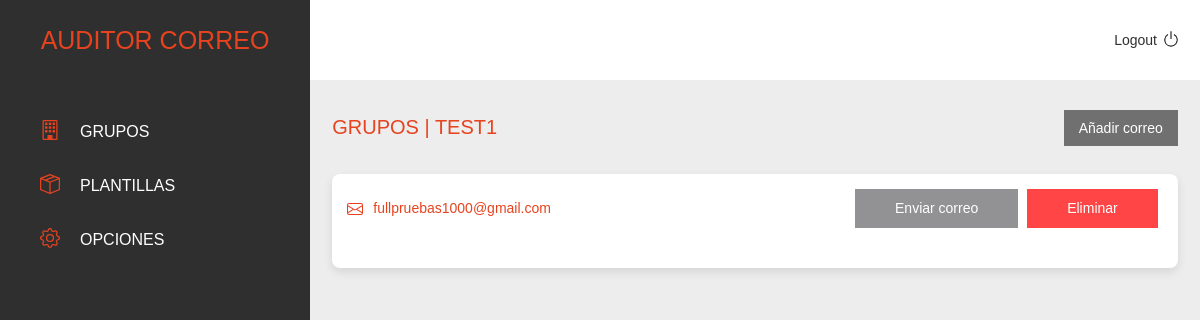
The app's page /grupos/3 (signed in), older data.
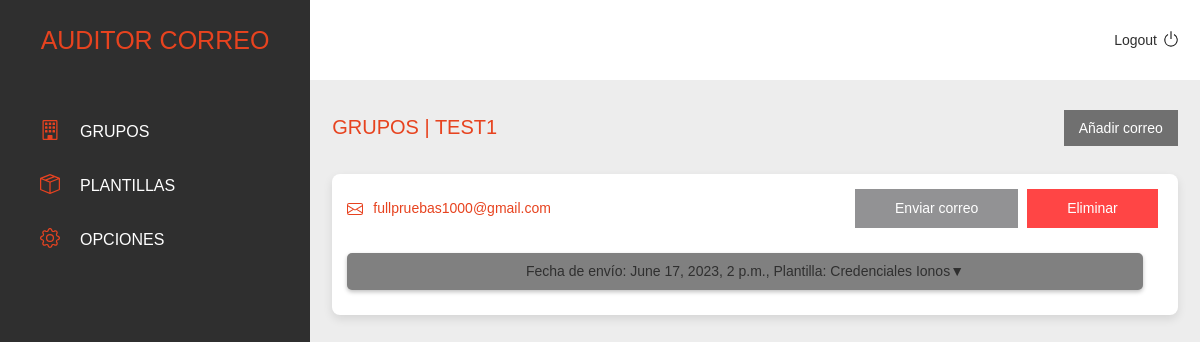
The same page, newer data.
### backend/grupos/models.py (models this page shows, shortened)
class Grupos(models.Model):
    id = models.AutoField(primary_key=True)
    nombre = models.CharField(max_length=50, null=True, blank=True)
    propietario = models.ForeignKey(User, on_delete=models.CASCADE)

### backend/correos/models.py (models this page shows)
class Correos(models.Model):
    id = models.AutoField(primary_key=True)
    correo = models.EmailField(max_length=35)
    grupo = models.ForeignKey(Grupos, on_delete=models.CASCADE)
    propietario = models.ForeignKey(User, on_delete=models.CASCADE)
    def __str__(self):
        return self.correo

### backend/smtp/models.py (models this page shows)
class Enviados(models.Model):
    fecha_envio = models.DateTimeField(auto_now_add=True)
    plantilla = models.ForeignKey(Plantillas, on_delete=models.CASCADE)
    correo = models.ForeignKey(Correos, on_delete=models.CASCADE)
    propietario = models.ForeignKey(User, on_delete=models.CASCADE)
    def __str__(self):
        return str(self.id)

### backend/plantillas/models.py (models this page shows, shortened)
class Plantillas(models.Model):
    OPCIONES = [
        ('phishing', 'phishing'),
        ('acceso', 'acceso'),
    ]
    id = models.AutoField(primary_key=True)
    tipo = models.CharField(max_length=20, choices=OPCIONES)
    nombre = models.CharField(max_length=50)
    asunto = models.CharField(max_length=100)
    mensaje = models.TextField()
    imagen = models.ImageField(upload_to='imagenes')
    plantilla = models.TextField()
    redireccion = models.CharField(max_length=200, null=True, blank=True)
    pdf = models.FileField(upload_to='imagenes', null=True, blank=True)
    emisor = models.ForeignKey(Emisores, on_delete=models.CASCADE)
    propietario = models.ForeignKey(User, null=True, on_delete=models.CASCADE)

### backend/correos/views.py (the view, shortened to what this page needs)
# urls.py: path('grupos/<str:id>', views.index, name='correos'),
@login_required(login_url='/accounts/login/')
def index(request, id=None):
    if request.method == 'GET':
        datos = obtener_datos_correos(request, id)
        data = {
            'datos': datos,
            'grupo': id
        }
    print(datos)
    return render(request, 'backend/correos/index.html', data)

### backend/registradores/models.py (called while the page is built)
    def __str__(self):
        return f'LogEntry #{self.id}'

    def __str__(self):
        return f'LogEntry #{self.id}'

    def __str__(self):
        return f'LogEntry #{self.id}'

### templates/backend/correos/index.html (shortened to what this page needs)
{% extends "backend/base.html" %}
{% load static %}
{% block content %}
<div class="titleOptions">
    <h1 class="sectionTitle uppercase">grupos | {{ datos.0.grupo }}</h1>
    <button class="addNewItem" onclick="toggleModal('añadir-correo')">Añadir correo</button>
</div>
{% for datos_correo in datos %}
    <div class="box">
        <div class="box-header">
            <div class="box-header-info">
                <div><img class="mail-icon" src="{% static 'images/frontend/icons/mail.svg' %}"></div>
                <div><h6 class="orange email-text">{{ datos_correo.correo.correo }}</h6></div>
            </div>
            <div>
                <button onclick="toggleModal('enviar{{datos_correo.correo.id}}')" class="button blue-btn"><h6>Enviar correo</h6></button>
                <button onclick="toggleModal('delete{{datos_correo.correo.id}}')" class="button red-btn"><h6>Eliminar</h6></button>
            </div>
        </div>
        <div class="box-body box-body-left">
            <div id="pc-options-box-{{ forloop.counter }}" class="pc-options-box">
                {% for enviado in datos_correo.enviados %}
                <div class="table-box" id="table-box-{{ forloop.parentloop.counter }}-{{ forloop.counter }}">
                    <h6 style="justify-content: center;" class="toggleTable" onclick="toggleTable('credenciales-{{ forloop.parentloop.counter }}-{{ forloop.counter }}')">Fecha de envío: {{ enviado.enviado.fecha_envio }}, Plantilla: {{ enviado.enviado.plantilla.nombre }} <span class="arrow">&#x25BC;</span></h6>
            {% endfor %}
        </div>
    </div>
</div>
{% endfor %}
{% endblock %}

### templates/backend/base.html (shortened to what this page needs)
<!doctype html>
<html lang="en">
  <head>
    {% load static %}
    <link href="{% static 'css/frontend/index.css'%}" rel="stylesheet" />
    <link href="{% static 'css/frontend/navbar.css'%}" rel="stylesheet" />
    <link href="{% static 'css/frontend/sidebar.css'%}" rel="stylesheet" />
    <link href="{% static 'css/frontend/correos.css'%}" rel="stylesheet" />
    <link href="{% static 'css/frontend/popup.css' %}" rel="stylesheet" />
    <link href="{% static 'css/frontend/acceso.css' %}" rel="stylesheet" />
    <link href="{% static 'css/frontend/headerEmpresa.css'%}" rel="stylesheet" />
    <link href="{% static 'css/frontend/header.css'%}" rel="stylesheet" />
    <link href="{% static 'css/frontend/plantillas.css'%}" rel="stylesheet" />
    <link href="{% static 'css/frontend/opciones.css'%}" rel="stylesheet" />
</head>
<body>
    {% load static %}
    {% block sidebar-dashboard %}
    {% include 'backend/sidebar.html' %}
    {% endblock %}
    <section class="main-panel">
        {% block navbar %}
        {% include 'backend/navbar.html' %}
        {% endblock %}
        <section class="info">
        {% block content %}
        {% endblock %}
        </section>
    </section>
</body>
</html>

### templates/backend/sidebar.html
{% load static %}
<section class="sidebar-wrapper">
    <div class="logo">
        <div>
            <h1 class="orange">AUDITOR CORREO</h1>
        </div>
    </div>
    <ul class="nav">
        <li class="#">
            <a href="{% url 'grupos' %}">
                <div><img class="sidebar-icon" src="{% static 'images/frontend/icons/building.svg' %}"></div>
                <div class="cut-text"><h5 class="uppercase">GRUPOS</h5></div>
            </a>
        </li>
        <li class="#">
            <a href="{% url 'plantillas' %}">
                <div><img class="sidebar-icon" src="{% static 'images/frontend/icons/box.svg' %}"></div>
                <div class="cut-text"><h5 class="uppercase">PLANTILLAS</h5></div>
            </a>
        </li>
        <li class="#">
            <a href="{% url 'opciones' %}">
                <div><img class="sidebar-icon" src="{% static 'images/frontend/icons/gear.svg' %}"></div>
                <div class="cut-text"><h5 class="uppercase">OPCIONES</h5></div>
            </a>
        </li>
    </ul>
</section>

### templates/backend/navbar.html
{% load static %}
<nav class="navbar">
  <div>
    <form class="logout-form" action="{% url 'logout' %}">
      <button class="logout-button" type="submit">
        <div><h6>Logout</h6></div>
        <div><img class="logout-icon" src="{% static 'images/logout.svg' %}"></div>
      </button>
    </form>
  </div>
</nav>

### templates/static/css/frontend/index.css (style rules this page uses)
:root { --color-orange: #E7431F; --color-red: #FF4545; --color-grey-hard: #707070; --color-grey: #929294; --color-grey-soft: #EDEDED; --color-grey-mid: #424242; --color-black: #2F2F2F; --color-white: #ffffff; }
* { font-family: Poppins,sans-serif; }
body { background-color: var(--color-grey-soft); margin: 0; display: flex; min-height: 100vh; }
.main-panel { display:flex; flex-direction: column; min-height: calc(100vh - 100px); width: calc(100vw); overflow-x: hidden; }
a { text-decoration: none; }
h1 { color: #fff; text-transform: uppercase; font-weight: 300; font-size: 20px; display: inline; }
h5 { color: #fff; line-height: 1.2; font-size: 16px; margin: 0; font-family: Poppins,sans-serif; white-space: nowrap; text-decoration: none; font-weight: 400; display: inline; }
h6 { color: var(--color-black); line-height: 1.2; font-size: 14px; margin: 0; font-family: Poppins,sans-serif; white-space: nowrap; text-decoration: none; font-weight: 300; display:inline; }
.orange { color: var(--color-orange) !important; }
.uppercase { text-transform: uppercase; }
.cut-text { text-overflow: ellipsis; overflow: hidden; width: 100%; height: 1.2em; white-space: nowrap; color: #fff; }
.titleOptions { display: flex; justify-content: space-between; align-items: center; width: 95%; margin-top: 15px; }
.addNewItem { background-color: var(--color-grey-hard); color: var(--color-white); border: none; padding: 10px 15px; font-size: 14px; font-weight: 500; cursor: pointer; }

### templates/static/css/frontend/navbar.css (style rules this page uses)
.navbar { display: flex; align-items: center; justify-content: flex-end; min-height: 50px; padding: 15px; background-color: var(--color-white); border-bottom: 1px solid var(--color-grey-soft); }
.logout-button { background: none; margin: 0; padding: 0; border: none; cursor: pointer; display: flex; align-items: center; padding: 5px; }
.logout-icon { margin-left: 5px; width: 18px; filter: invert(5%) sepia(9%) saturate(4%) hue-rotate(336deg) brightness(100%) contrast(90%); }

### templates/static/css/frontend/sidebar.css (style rules this page uses)
.sidebar-wrapper { min-width: 310px; background-color: var(--color-black); min-height: 100%; }
.logo { position: relative; text-align: center; min-height: 50px; padding: 15px; display: flex; justify-content: center; align-items: center; }
.logo h1 { font-size: 25px; }
.nav { margin-top: 25px; padding-left: 0; margin-bottom: 0; list-style: none; }
.nav li { display: flex; align-items: flex-start; flex-direction: column; width: 100%; }
.nav li > a { width: calc(100% - 25px - 15px); padding: 6px 25px 6px 15px; display: flex; align-items: center; min-height: 42px; }
.nav li > a h5 { font-weight: 500; }
.sidebar-icon { width: 20px; padding: 0px 20px 0px 10px; margin-left:15px; filter: invert(35%) sepia(40%) saturate(6440%) hue-rotate(352deg) brightness(95%) contrast(90%); }

### templates/static/css/frontend/correos.css (style rules this page uses)
.info { width: 100%; display: flex; flex-direction: column; align-items: center; font-family: Poppins, sans-serif; font-size: 14px; font-weight: 200; height: calc(100vh - 81px); overflow-y: auto; }
.box { width: 95%; background: var(--color-white); margin-top: 15px; border-radius: 8px; box-shadow: 0px 4px 10px rgba(0, 0, 0, 0.1); }
.box-header { padding: 15px 15px 0; display: flex; justify-content: space-between; }
.box-header-info { display: flex; align-items: center; }
.email-text { margin-right: 20px; }
.box-body { padding: 15px; display: flex; justify-content: center; align-items: center; flex-wrap: wrap; }
.box-body-left { justify-content: flex-start; }
.pc-options-box { display: block; width: 100%; margin-top: 10px; }
.button { margin-right: 5px; border: 0; padding: 11px 40px; color: white; cursor: pointer; }
.button h6 { color: var(--color-white); }
.blue-btn { background-color: var(--color-grey); }
.red-btn { background-color: var(--color-red); }
.mail-icon { filter: invert(35%) sepia(40%) saturate(6440%) hue-rotate(352deg) brightness(95%) contrast(90%); margin-right: 10px; margin-bottom: -3.5px; }
.toggleTable { width: calc(100% - 40px); background-color: gray; border-radius: 5px; text-align: center; margin-bottom: 10px; padding: 10px; box-shadow: 0px 2px 4px rgba(0, 0, 0, 0.25); cursor: pointer; display: flex; justify-content: space-between; align-items: center; }

### templates/static/css/frontend/header.css (style rules this page uses)
.sectionTitle { color: var(--color-orange); }

### templates/static/css/frontend/plantillas.css (style rules this page uses)
.info > div:last-child { margin-bottom: 15px; }

Row changes from the older to the newer data that the page shows:
added Enviados: enviado.fecha_envio "June 17, 2023, 2 p.m.", enviado.plantilla.nombre "Credenciales Ionos"
